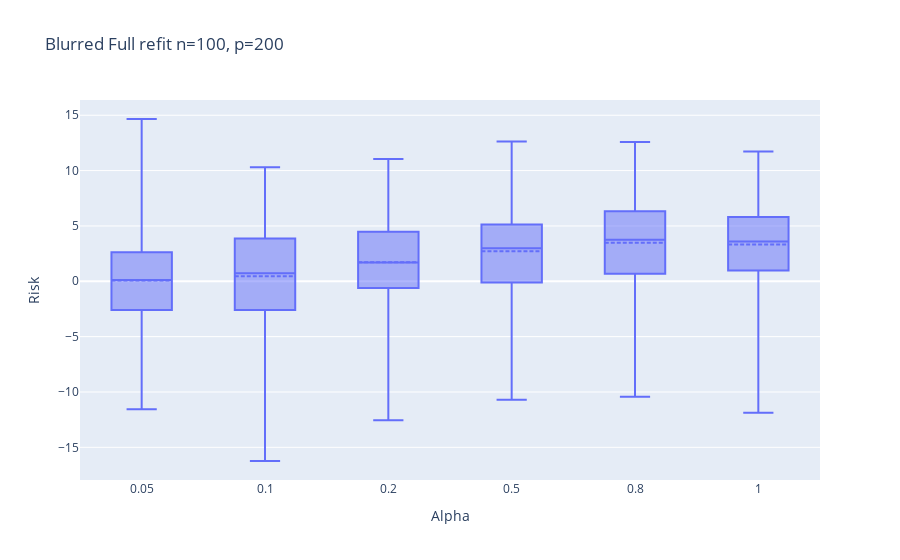

Notebook source saved alongside this figure:
### Code cell
fig_blur = px.box(blur_df, 
                  labels={
                         "variable": "Alpha",
                         "value": "Risk"
                         },
                  points=False,
                  title=f"Blurred Full refit n={n}, p={p}")
fig_blur.update_traces(boxmean=True)
# fig_blur.add_trace(go.Scatter(x=[-1,na], 
#                          y=[test_err.mean(),test_err.mean()], 
#                          mode='lines', 
#                          name=f'err: {test_err.mean():.2f}'))
fig_blur.update_layout(
    xaxis = dict(
        tickmode = 'array',
        tickvals = np.arange(na),
        ticktext = alphas,
    )
)

### Figure 1 — Plotly figure (JSON) as saved in the notebook; plotly's stock layout.template omitted (floating-point values rounded to 4 significant figures; data arrays with more than 128 entries replaced by an {"elided": "..."} marker saying what was removed)
{"data": [{"alignmentgroup": "True", "boxmean": true, "boxpoints": false, "hovertemplate": "Alpha=%{x}<br>Risk=%{y}<extra></extra>", "legendgroup": "", "marker": {"color": "#636efa"}, "name": "", "notched": false, "offsetgroup": "", "orientation": "v", "showlegend": false, "type": "box", "x": {"elided": "1200 str values"}, "x0": " ", "xaxis": "x", "y": {"elided": "1200 float values"}, "y0": " ", "yaxis": "y"}], "layout": {"boxmode": "group", "legend": {"tracegroupgap": 0}, "title": {"text": "Blurred Full refit n=100, p=200"}, "xaxis": {"anchor": "y", "domain": [0, 1], "tickmode": "array", "ticktext": [0.05, 0.1, 0.2, 0.5, 0.8, 1], "tickvals": [0, 1, 2, 3, 4, 5], "title": {"text": "Alpha"}}, "yaxis": {"anchor": "x", "domain": [0, 1], "title": {"text": "Risk"}}}}
